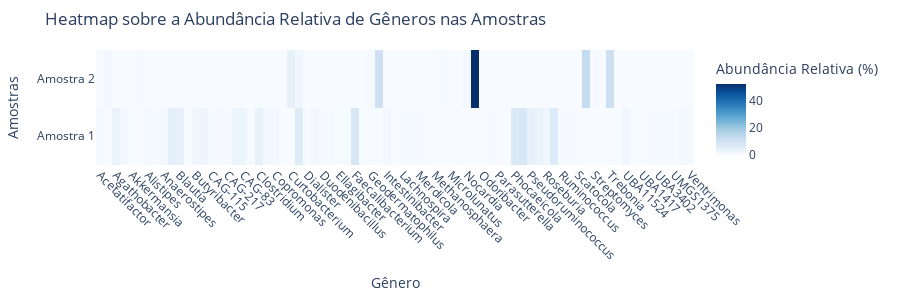

Here is the notebook cell this chart was saved with:
### Markdown cell above
## Heatmap

### Code cell
data = genero_abundancia_relativa[['Genero', 'Amostra 1 (%)', 'Amostra 2 (%)']].set_index('Genero').transpose()

fig2 = go.Figure(data=go.Heatmap(
    z=data.values,
    x=data.columns,
    y=data.index,
    colorscale='Blues',
    colorbar=dict(title="Abundância Relativa (%)"),
    text=data.values,
    hoverinfo='text',
    showscale=True,
    hovertemplate='<br>Gênero: %{x} ' + '<br>Abundância Relativa: %{z:.2f}%',
    hoverlabel=dict(namelength=0)
))

fig2.update_layout(
    title='Heatmap sobre a Abundância Relativa de Gêneros nas Amostras',
    xaxis_title='Gênero',
    yaxis_title='Amostras',
    xaxis=dict(showgrid=True, tickangle=45),
    yaxis=dict(tickvals=[0, 1], ticktext=['Amostra 1', 'Amostra 2']),
    height=300, 
    margin=dict(l=50, r=50, t=50, b=100), 
    xaxis_tickangle=45,
)

fig2.show()

fig2.write_html("./resultados/heatmap.html")
# fig2.write_image("./resultados/heatmap.png") #Caso queira salvar o gráfico de forma não interativa

### Figure 1 — Plotly figure (JSON) as saved in the notebook; plotly's stock layout.template omitted (floating-point values rounded to 4 significant figures; data arrays with more than 128 entries replaced by an {"elided": "..."} marker saying what was removed)
{"data": [{"colorbar": {"title": {"text": "Abundância Relativa (%)"}}, "colorscale": [[0, "rgb(247,251,255)"], [0.125, "rgb(222,235,247)"], [0.25, "rgb(198,219,239)"], [0.375, "rgb(158,202,225)"], [0.5, "rgb(107,174,214)"], [0.625, "rgb(66,146,198)"], [0.75, "rgb(33,113,181)"], [0.875, "rgb(8,81,156)"], [1, "rgb(8,48,107)"]], "hoverinfo": "text", "hoverlabel": {"namelength": 0}, "hovertemplate": "<br>Gênero: %{x} <br>Abundância Relativa: %{z:.2f}%", "showscale": true, "text": {"elided": "2x75 float values"}, "type": "heatmap", "x": ["Acetatifactor", "Actinopolyspora", "Agathobacter", "Agathobaculum", "Akkermansia", "Alicyclobacillus", "Alistipes", "Anaerobutyricum", "Anaerostipes", "Bacteroides", "Blautia", "Bulleidia", "Butyribacter", "Butyricicoccus", "CAG-115", "CAG-177", "CAG-217", "CAG-41", "CAG-83", "CAG-841", "Clostridium", "Coprococcus", "Copromonas", "Cronobacter", "Curtobacterium", "Desconhecido", "Dialister", "Dorea", "Duodenibacillus", "Dysosmobacter", "Ellagibacter", "Eubacterium", "Faecalibacterium", "Fusicatenibacter", "Geodermatophilus", "Gryllotalpicola", "Intestinibacter", "JADGQX01", "Lachnospira", "Limivicinus", "Merdicola", "Methanobrevibacter", "Methanosphaera", "Methylophilus", "Microlunatus", "NSJ-50", "Nocardia", "Nocardioides", "Odoribacter", "Parabacteroides", "Parasutterella", "Parolsenella", "Phocaeicola", "Prevotella", "Pseudoruminococcus", "RUG115", "Roseburia", "Ruminiclostridium", "Ruminococcus", "SFJ001", "Scatocola", "Spirillospora", "Streptomyces", "Sulfobacillus", "Trebonia", "UBA11452", "UBA11524", "UBA1394", "UBA1417", "UBA1774", "UBA3402", "UBA7597", "UMGS1375", "UMGS882", "Ventrimonas"], "y": ["Amostra 1 (%)", "Amostra 2 (%)"], "z": {"elided": "2x75 float values"}}], "layout": {"height": 300, "margin": {"b": 100, "l": 50, "r": 50, "t": 50}, "title": {"text": "Heatmap sobre a Abundância Relativa de Gêneros nas Amostras"}, "xaxis": {"showgrid": true, "tickangle": 45, "title": {"text": "Gênero"}}, "yaxis": {"ticktext": ["Amostra 1", "Amostra 2"], "tickvals": [0, 1], "title": {"text": "Amostras"}}}}
